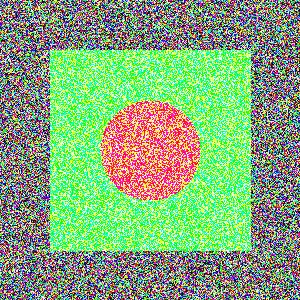
#> input picture feature/mcp/test_image.jpg, 300 x 300 px
$ python -i defect_regression.py   (imports and definitions only)
#> lines starting #> are read from the running program, lines starting #| are printed output that depends on the picture
import numpy as np
import matplotlib.pyplot as plt
from skimage import feature, filters, morphology
from sklearn.ensemble import RandomForestRegressor
from sklearn.model_selection import train_test_split
from sklearn.metrics import mean_squared_error, r2_score
from functools import partial
import cv2

# 设置中文字体
plt.rcParams['font.sans-serif'] = ['SimHei', 'DejaVu Sans']
plt.rcParams['axes.unicode_minus'] = False


# [47 lines left out: function create_defect_image, not called in this run]


def extract_features(img):
    """提取图像特征用于回归

    Args:
        img: 输入图像

    Returns:
        features: 特征向量
    """
    features = []

    # 1. 基础统计特征
    features.extend([np.mean(img), np.std(img), np.min(img), np.max(img), np.median(img)])

    # 2. 纹理特征 (LBP)
    lbp = feature.local_binary_pattern(img, 8, 1, method='uniform')
    features.extend(
        [
            np.mean(lbp),
            np.std(lbp),
            np.histogram(lbp, bins=10)[0].sum(),  # LBP直方图
        ]
    )

    # 3. 边缘特征
    edges = filters.sobel(img)
    features.extend(
        [
            np.mean(edges),
            np.std(edges),
            np.sum(edges > 0.1) / edges.size,  # 边缘密度
        ]
    )

    # 4. 形态学特征
    binary = img < 0.5
    if np.any(binary):
        labeled = morphology.label(binary)
        features.extend(
            [
                np.max(labeled),  # 连通组件数
                np.sum(binary) / binary.size,  # 缺陷面积比
            ]
        )
    else:
        features.extend([0, 0])

    # 5. 多尺度特征
    for sigma in [1, 2, 4]:
        blurred = filters.gaussian(img, sigma=sigma)
        features.extend([np.mean(blurred), np.std(blurred)])

    return np.array(features)


# [121 lines left out: functions generate_dataset, train_regression_model, visualize_results, test_on_new_images, not called in this run]


# [9 lines not run here, left out]

>>> import cv2
>>> picture = cv2.imread('../mcp/test_image.jpg', cv2.IMREAD_GRAYSCALE)
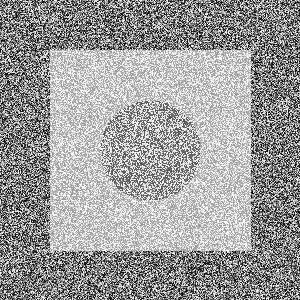
#> picture: shape (300, 300); min 0, max 255, mean 155.5
>>> result = extract_features(picture)
#> in extract_features, `lbp = feature.local_binary_pattern(img, 8, 1, method='uniform')`:
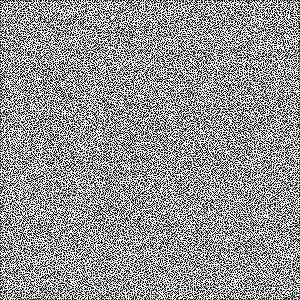
#> lbp: shape (300, 300) float64; min 0, max 9, mean 5.22; drawn with min black and max white
#> in extract_features, `edges = filters.sobel(img)`:
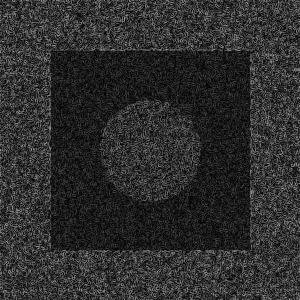
#> edges: shape (300, 300) float64; min 1.96e-17, max 0.648, mean 0.182
#> in extract_features, `binary = img < 0.5`:
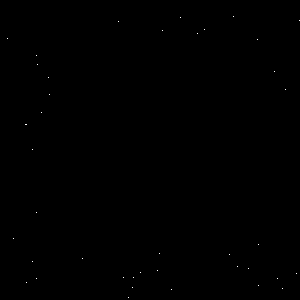
#> binary: shape (300, 300) bool; 0.05% white in thin lines or dots
#> in extract_features, `labeled = morphology.label(binary)`: labeled: shape (300, 300) int32; 41 distinct labels, from 0 to 40
#> the loop in extract_features, `for sigma in [1, 2, 4]:` made 3 passes
#> pass 1, in extract_features, `blurred = filters.gaussian(img, sigma=sigma)`:
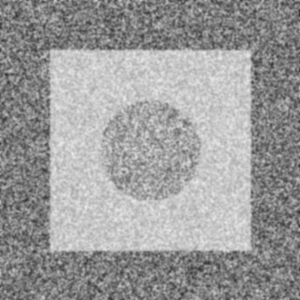
#> blurred: shape (300, 300) float64; min 0.184, max 0.928, mean 0.61
#> pass 2, in extract_features, `blurred = filters.gaussian(img, sigma=sigma)`:
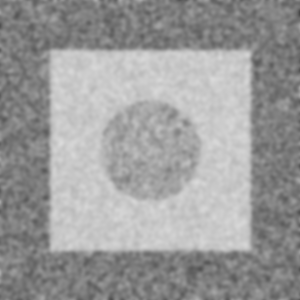
#> blurred: shape (300, 300) float64; min 0.287, max 0.857, mean 0.61
#> after the loop in extract_features, `for sigma in [1, 2, 4]:`: features = [155.5, 71.08, 0, 255, 165, 5.22, 3.58, 90000, 0.182, 0.109, 0.743, 40, 0.000456, 0.61, 0.155, 0.61, 0.142, 0.61, 0.135]
#> result = 19 values, max 90000 at index 7, min 0 at index 2, mean 4773.6
